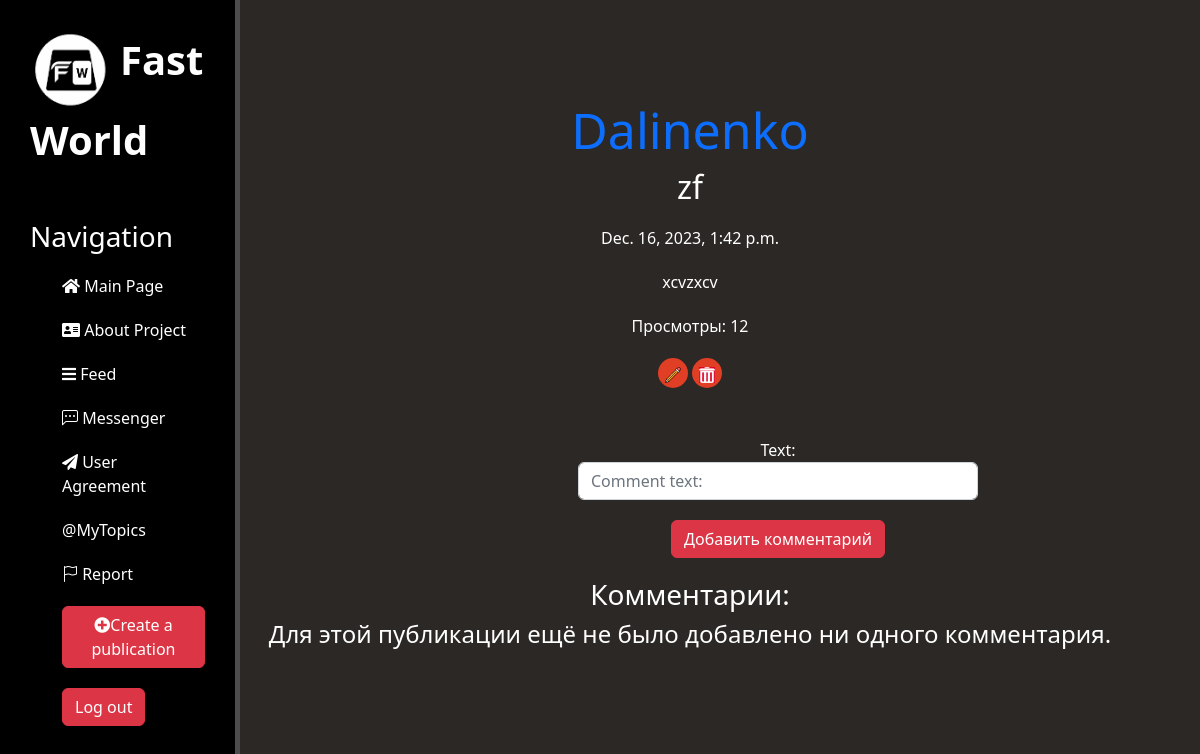
Screenshot of /feed/1 (signed in) with the database file from the repository.
### news/models.py (models this page shows, shortened)
class Articles(models.Model):
    title = models.CharField('Name', max_length=55)
    intro = models.CharField("Intro", max_length=200)
    full_text = models.TextField('Text')
    date_added = models.DateTimeField(auto_now_add=True)
    views = models.IntegerField(default=0)
    owner = models.ForeignKey(User, on_delete=models.CASCADE)
    class Meta:
        verbose_name = 'Publication'
        verbose_name_plural = 'Publications'

### news/views.py (the view)
# urls.py: path('<int:article_id>', views.pub_url, name='pub_detail'),
@login_required(login_url='/')
def pub_url(request, article_id):
    if not request.user.is_authenticated:
        return redirect('login')
    article = Articles.objects.get(id=article_id)
    Articles.objects.filter(id=article_id).update(views=F('views') + 1)
    comments = article.comment.order_by()
    form = CommentsForm(request.POST)
    if form.is_valid():
        new_сomment = form.save(commit=False)
        new_сomment.owner = request.user
        new_сomment.article = article
        new_сomment.save()
        return redirect('pub_detail', article_id)
    else:
        error = 'Incorrect publication'
    form = CommentsForm()
    user = User.objects.get(username=request.user)
    if article.owner == request.user:
        context = {'article': article, 'comments': comments, 'form': form, 'owner': True, 'user': user}
    else:
        context = {'article': article, 'comments': comments, 'form': form, 'user': user}
    return render(request, 'news/pub_url.html', context)

### news/forms.py
class CommentsForm(ModelForm):
    class Meta:
        model = Comments
        fields = ['text']
        widgets = {
            'text': TextInput(attrs={
                'class': 'form-control',
                'placeholder': 'Comment text:',
            })
        }

### news/templates/news/pub_url.html (shortened to what this page needs)
{% extends 'main/shablon.html' %}
{% load static %}
{% block content %}
    <div class="features">
        {% if user.profile.lang == 'R' %}
            <a href='{% url "user" article.owner.id %}' class="alert-link"><h1>{{ article.owner }}</h1></a>
            <h2>{{ article.title }}</h2>
            <p>{{ article.date_added }}</p>
            <p>{{ article.full_text }}</p>
            <p>Просмотры: {{ article.views }}</p>
            {% if owner %}
                <a href='{% url "pub_update" article.id %}'><button class="round"><img src="{% static 'news/images/pencil.png' %}" width="16" height="16" alt="Edit"></button></a>
                <a href='{% url "pub_delete" article.id %}'><button class="round"><img src="{% static 'news/images/trash.png' %}" width="16" height="16" alt="Delete"></button></a>
            {% endif %}
            <form action="{% url 'pub_detail' article.id %}" method="post">
                    {{ form.as_p }}
                    <button name="submit" class="btn btn-danger">Добавить комментарий</button>
            </form>
            <h3>Комментарии:</h3>
            {% for comment in comments %}
                <div class="alert alert-warning" role="alert">
                    <a href="{% url 'user' comment.owner.id %}" class="alert-link"><h3 class="alert-heading">{{ comment.owner }}</h3></a>
                    <hr>
                    <p>{{ comment.text }}</p>
                    <small>{{ comment.date }}</small>
                    <a href='{% url "com_delete" comment.id %}'><button class="round"><img src="{% static 'news/images/trash.png' %}" width="16" height="16" alt="Delete"></button></a>
                </div>
                <p></p>
                <p></p>
                <p></p>
            {% empty %}
                <h4>Для этой публикации ещё не было добавлено ни одного комментария.</h4>
            {% endfor %}
        {% endif %}
    </div>
{% endblock %}

### main/static/main/css/main.css (style rules this page uses)
body { background: #2b2825; }
main .features { float: left; color: #fff; margin-top: 100px; text-align: center; width: 75%; }
main .features h1 { font-size: 50px; }
main .features p { max-width: 400px; margin: 20px auto }
form { margin-left: 32%; margin-top: 50px; width: 500px; }

### news/templates/news/pub_url.html (style rules this page uses)
a { text-decoration: none; }
button.round { width: 30px; height: 30px; background-color: #e03e25; border-radius: 50%; border: none; }

### rows the page displays
Articles: owner "Dalinenko", title "zf", date_added "Dec. 16, 2023, 1:42 p.m.", full_text "xcvzxcv", views "12"
